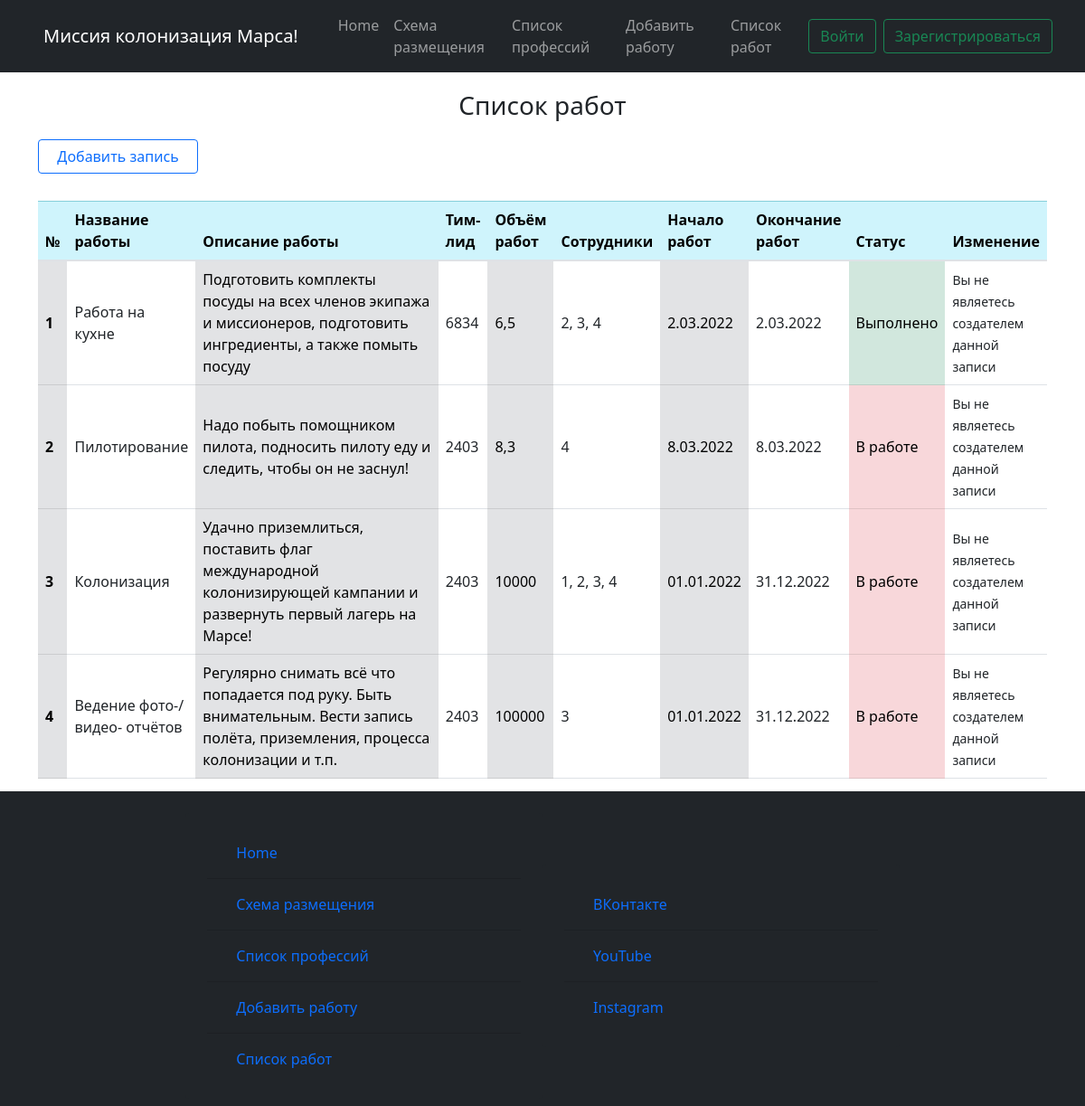
The page /job_list on the database as committed earlier.
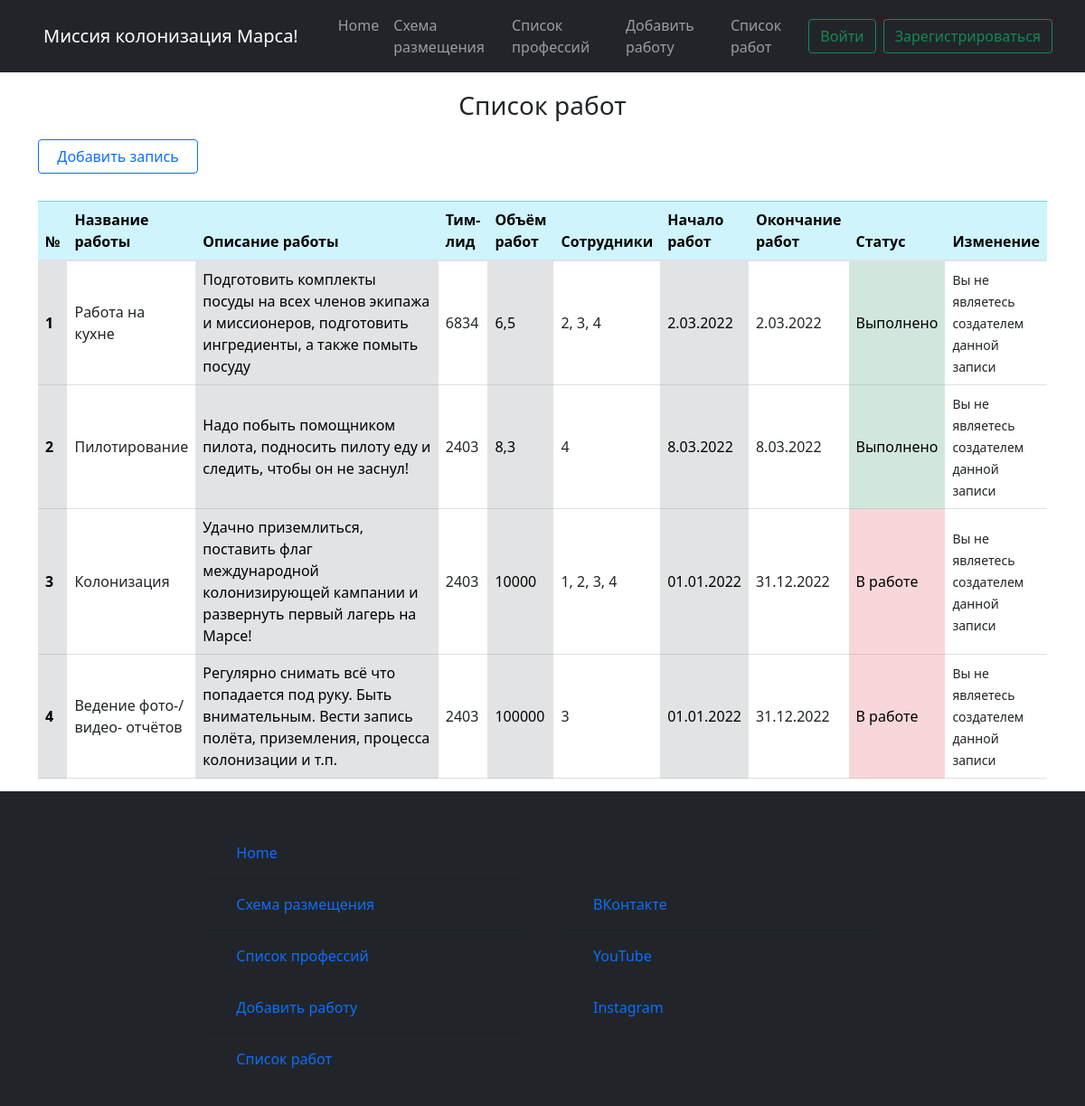
The same page on the database as committed later.
### static/data/jobs.py (models this page shows)
class Jobs(SqlAlchemyBase, UserMixin, SerializerMixin):
    __tablename__ = 'jobs'
    id = sqlalchemy.Column(sqlalchemy.Integer,
                           primary_key=True, autoincrement=True)
    job_title = sqlalchemy.Column(sqlalchemy.String, nullable=True)
    job_describe = sqlalchemy.Column(sqlalchemy.String, nullable=True)
    team_leader = sqlalchemy.Column(sqlalchemy.Integer, nullable=True)
    work_size = sqlalchemy.Column(sqlalchemy.Integer, nullable=True)
    collaborators = sqlalchemy.Column(sqlalchemy.String, nullable=True)
    start_date = sqlalchemy.Column(sqlalchemy.String, nullable=True)
    end_date = sqlalchemy.Column(sqlalchemy.String, nullable=True)
    creator = sqlalchemy.Column(sqlalchemy.Integer, nullable=True)
    is_finished = sqlalchemy.Column(sqlalchemy.Boolean, nullable=True)
    is_only_for_crew = sqlalchemy.Column(sqlalchemy.Boolean, nullable=True)

### runner.py (the view)
@app.route('/job_list', methods=['POST', 'GET'])
def job_list():
    db_sess = db_session.create_session()
    jobs = db_sess.query(Jobs).all()
    return render_template('html/job_list.html',
                           jobs=jobs,
                           image=image,
                           title='Список работ',
                           menu_bar_title='Миссия колонизация Марса!', )

### static/data/db_session.py (called while the page is built)
def create_session() -> Session:
    global __factory
    return __factory()

### templates/html/job_list.html
{% extends "html/base.html" %}
{% block content %}
    <div class="startpage">
        <div class="card-body-title job-list-title">
            <h3>Список работ</h3>
        </div>
        <a href="/create_job" class="btn btn-outline-primary">
              Добавить запись
        </a>
        <table class="table job-list">
            <thead class="table-info">
                <th scope="col">№</th>
                <th scope="col">Название работы</th>
                <th scope="col" class="col-lg-3">Описание работы</th>
                <th scope="col">Тим-лид</th>
                <th scope="col">Объём работ</th>
                <th scope="col">Сотрудники</th>
                <th scope="col">Начало работ</th>
                <th scope="col">Окончание работ</th>
                <th scope="col">Статус</th>
                <th scope="col">Изменение</th>
            </thead>
            <tbody>
                {% for job in jobs %}
                    <tr>
                        <th scope="row" class="table-secondary align-middle"> {{ loop.index }}</th>
                        <td class="align-middle">{{ job.job_title }}</td>
                        <td class="table-secondary align-middle">{{ job.job_describe }}</td>
                        <td class="align-middle">{{ job.team_leader }}</td>
                        <td class="table-secondary align-middle">{{ job.work_size }}</td>
                        <td class="align-middle">{{ job.collaborators }}</td>
                        <td class="table-secondary align-middle">{{ job.start_date}}</td>
                        <td class="align-middle">{{ job.end_date }}</td>
                        {% if job.is_finished == 0 %}
                            <td class="table-danger align-middle">В работе</td>
                        {% else %}
                            <td class="table-success align-middle">Выполнено</td>
                        {% endif %}
                        <td class="align-middle">
                            {% if current_user.is_authenticated and current_user.id == job.creator %}
                                <div>
                                    <a href="/edit_job/{{ job.id }}" class="btn btn-warning">
                                        Изменить
                                    </a>
                                    <p></p>
                                    <a href="/job_delete/{{ job.id }}" class="btn btn-danger">
                                         Удалить
                                    </a>
                                </div>
                            {% else %}
                                <div>
                                    <small>Вы не являетесь создателем данной записи</small>
                                </div>
                            {% endif %}
                        </td>
                    </tr>
                {% endfor %}
            </tbody>
        </table>
    </div>
{% endblock %}

### templates/html/base.html (shortened to what this page needs)
<!doctype html>
<html lang="en">
<head>
    <link rel="stylesheet"
          href="https://stackpath.bootstrapcdn.com/bootstrap/4.4.1/css/bootstrap.min.css"
>
    <link rel="stylesheet" href="../../static/css/professions.css">
    <link rel="stylesheet" href="../../static/css/index.css">
    <link rel="stylesheet" href="../../static/css/bar.css">
    <link rel="stylesheet" href="../../static/bootstrap-5.1.3-dist/css/bootstrap.css">
    <link rel="stylesheet" href="../../static/bootstrap-5.1.3-dist/css/bootstrap-grid.css">
    <link rel="stylesheet" href="../../static/bootstrap-5.1.3-dist/css/bootstrap-reboot.css">
    <link rel="stylesheet" href="../../static/bootstrap-5.1.3-dist/css/bootstrap-utilities.css">
    <link rel="stylesheet" href="../../static/css/professions.css">
    <link rel="stylesheet" href="../../static/css/index.css">
    <link rel="stylesheet" href="../../static/css/bar.css">
</head>
<body>
<div class="wrapper">
    <header>
    <nav class="navbar navbar-expand-lg navbar-dark bg-dark text-white">
        <div class="container-fluid">
            <a class="navbar-brand" href="/homepage">{{ menu_bar_title }}</a>
            <div class="collapse navbar-collapse" id="navbarSupportedContent">
                <ul class="navbar-nav me-auto mb-2 mb-lg-0">
                    <li class="nav-item">
                        <a class="nav-link" aria-current="page" href="/homepage">Home</a>
                    </li>
                    <li class="nav-item">
                        <a class="nav-link" href="/distribution">Схема размещения</a>
                    </li>
                    <li class="nav-item">
                        <a class="nav-link" href="/list_prof/ul">Список профессий</a>
                    </li>
                    <li class="nav-item">
                        <a class="nav-link" href="/create_job">Добавить работу</a>
                    </li>
                    <li class="nav-item">
                        <a class="nav-link" href="/job_list">Список работ</a>
                    </li>
                </ul>
                {% if current_user.is_authenticated %}
                    <div class="dropdown-navbar user-navbar">
                        <div class="btn-group">
                            <button type="button" class="btn btn-secondary dropdown-toggle" data-bs-toggle="dropdown"
                                    href="#" role="button" aria-expanded="false" id="user">
                                <span>
                                    {% if image %}
                                        <img src="{{ url_for('static', filename=image) }}"
                                             class="img-fluid rounded-start profile-card-img miniature-pic"
                                             alt="">
                                    {% else %}
                                        <img src="{{ url_for('static', filename='/images/avatars/no_avatar.png') }}"
                                             class="img-fluid rounded-start profile-card-img miniature-pic"
                                             alt="">
                                    {% endif %}
                                </span>
                                {{ current_user.name }}
                            </button>
                            <ul class="dropdown-menu">
                                <li><h6 class="dropdown-header">{{ current_user.name }} {{ current_user.surname }}</h6></li>
                                <li><a class="dropdown-item" href="/profile/{{ current_user.email }}">Профиль</a></li>
                                <li><hr class="dropdown-divider"></li>
                                <li><a class="dropdown-item" href="/homepage">Настройки</a></li>
                                <li><a class="dropdown-item" href="/logout">Выйти</a></li>
                            </ul>
                        </div>
                    </div>
                {% else %}
                    <form class="d-flex">
                        <a class="nav-brand" href="/login"><button class="btn btn-outline-success me-2" type="button">Войти</button></a>
                        <a class="nav-brand" href="/register"><button class="btn btn-outline-success me-2" type="button">Зарегистрироваться</button></a>
                    </form>
                {% endif %}
            </div>
        </div>
    </nav>
</header>
<main role="main" class="container">
    {% block content %}{% endblock %}
</main>
<footer class="navbar navbar-dark bg-dark navbar-footer row g-3" id="footer">
    <div class="card bg-dark col-md-4 footer-column">
        <div class="card-body">
            <form class="form-footer" method="post" novalidate>
                <ul class="list-group list-group-flush bg-dark">
                    <li class="list-group-item bg-dark">
                        <a class="nav-link" aria-current="page" href="/homepage">Home</a>
                    </li>
                    <li class="list-group-item bg-dark">
                        <a class="nav-link" href="/distribution">Схема размещения</a>
                    </li>
                    <li class="list-group-item bg-dark">
                        <a class="nav-link" href="/list_prof/ul">Список профессий</a>
                    </li>
                    <li class="list-group-item bg-dark">
                        <a class="nav-link" href="/create_job">Добавить работу</a>
                    </li>
                    <li class="list-group-item bg-dark">
                        <a class="nav-link" href="/job_list">Список работ</a>
                    </li>
                </ul>
            </form>
        </div>
    </div>
    <div class="card bg-dark col-md-4 footer-column">
        <div class="card-body">
            <form class="form-footer" method="post" novalidate>
                <ul class="list-group list-group-flush bg-dark">
                    <li class="list-group-item bg-dark">
                        <a class="nav-link" aria-current="page" href="https://m.vk.com/daniilkolevatykh"
                           target="_blank">ВКонтакте</a>
                    </li>
                    <li class="list-group-item bg-dark">
                        <a class="nav-link" href="https://www.youtube.com/channel/UCYcTAs_MR2JaN-LxTlDMQxA"
                           target="_blank">YouTube</a>
                    </li>
                    <li class="list-group-item bg-dark">
                        <a class="nav-link" href="https://www.instagram.com/daniil_kolevatykh/"
                           target="_blank">Instagram</a>
                    </li>
                </ul>
            </form>
        </div>
    </div>
</footer>
</div>
</body>
</html>

### static/css/index.css (style rules this page uses)
.table { margin-top: 30px; word-wrap: break-word; }
.job-list-title { margin: 20px; text-align: center; }
.job-list { margin-bottom: 30px; }
* { margin: 0; padding: 0; }
html, body { height: 100%; }
.wrapper { height: 100%; display: flex; flex-direction: column; }
main { flex: 1 1 auto; }
.footer-column { border: none; vertical-align: top; }

### static/css/bar.css (style rules this page uses)
.navbar-brand { alignment: center; padding-left: 20px; padding-right: 20px; }

Rows that differ between the two databases and show on the page:
changed Jobs "Пилотирование": is_finished "В работе" → "Выполнено"
